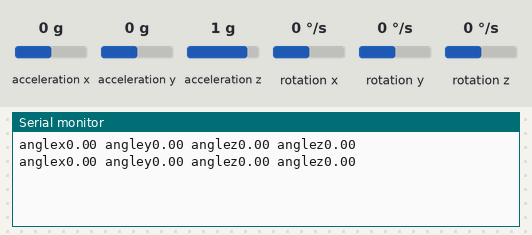
The sketch below on a simulated Arduino Uno, built with avr-gcc and run on an emulated ATmega328P. Shown: the last lines printed to the serial monitor. The test bench sets the inputs (shaded band); at power-on: acceleration x 0 g, acceleration y 0 g, acceleration z 1 g, rotation x 0 °/s, rotation y 0 °/s, rotation z 0 °/s.

Above: at 1.8 s.
1.9 s: acceleration x set to -1.4 g
At 2.9 s:
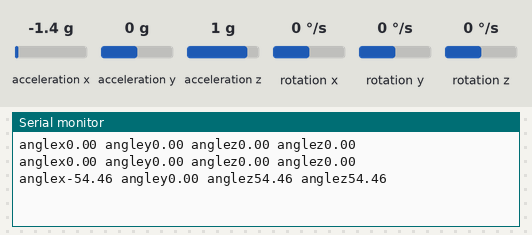
3.4 s: acceleration y set to -1.4 g
At 4.6 s:
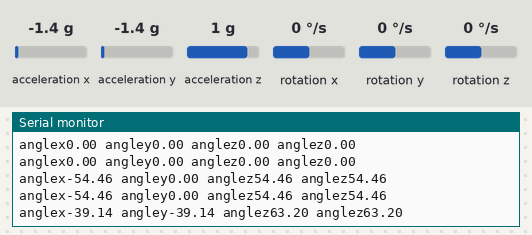
4.9 s: acceleration z set to -1.4 g
At 6.0 s:
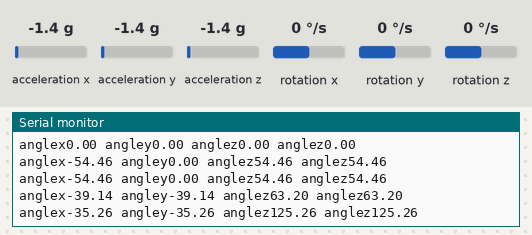
Timing chart, 0 to 7.9 s (numbered marks = the images above; inputs shaded):
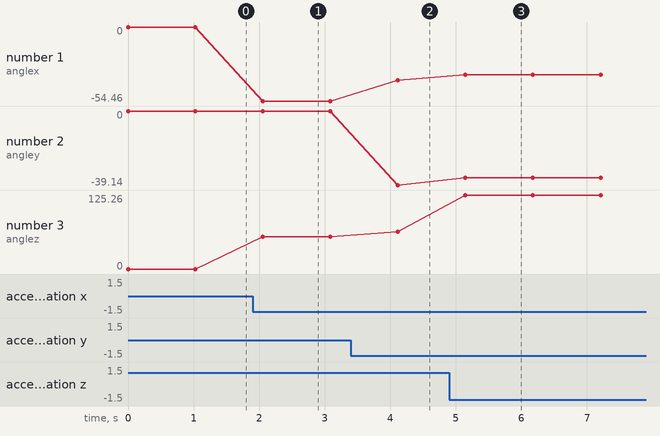

Measured:
- after the input at 1.9 s, the serial monitor: prints a new line after 0.16 s (image 1)
- after the input at 3.4 s, the serial monitor: prints a new line after 0.71 s (image 2)
- after the input at 4.9 s, the serial monitor: prints a new line after 0.24 s (image 3)
- plotted number 1: 0 → -54.46 after the input at 1.9 s, -54.46 → -39.14 after the input at 3.4 s, -39.14 → -35.26 after the input at 4.9 s
- plotted number 2: 0 → -39.14 after the input at 3.4 s, -39.14 → -35.26 after the input at 4.9 s
- plotted number 3: 0 → 54.46 after the input at 1.9 s, 54.46 → 63.2 after the input at 3.4 s, 63.2 → 125.26 after the input at 4.9 s

The sketch:

Tilt_Sensor.ino
```cpp
/*
The sensor outputs provided by the library are the raw
16-bit values obtained by concatenating the 8-bit high and
low accelerometer and gyro data registers. They can be
converted to units of g and dps (degrees per second) using
the conversion factors specified in the datasheet for your
particular device and full scale setting (gain).

Example: An LSM6DS33 gives an accelerometer Z axis reading
of 16276 with its default full scale setting of +/- 2 g. The
LA_So specification in the LSM6DS33 datasheet (page 15)
states a conversion factor of 0.061 mg/LSB (least
significant bit) at this FS setting, so the raw reading of
16276 corresponds to 16276 * 0.061 = 992.8 mg = 0.9928 g.
*/
#include <SoftwareSerial.h>
#include <Wire.h>
#include <LSM6.h>
SoftwareSerial xbee(2, 3);
LSM6 imu;

char report[80];

void setup()
{
  Serial.begin(9600);
  xbee.begin(9600);
  Wire.begin();

  if (!imu.init())
  {
    Serial.println("Failed to detect and initialize IMU!");
    while (1);
  }
  imu.enableDefault();
}

void loop()
{
  imu.read();

  snprintf(report, sizeof(report), "A: %6d %6d %6d    G: %6d %6d %6d",
    imu.a.x, imu.a.y, imu.a.z,
    imu.g.x, imu.g.y, imu.g.z);
//  Serial.println(report);
  int xAccl=imu.a.x;
  int yAccl=imu.a.y;
  int zAccl=imu.a.z;
  float angleX = atan2(xAccl,(sqrt(pow(yAccl,2)+pow(zAccl,2))))*(180/PI);
 float angleY = atan2(yAccl,(sqrt(pow(xAccl,2)+pow(zAccl,2))))*(180/PI);
 float angleZ = atan2((sqrt(pow(xAccl,2)+pow(yAccl,2))),zAccl)*(180/PI);
 Serial.print("anglex");
 Serial.print(angleX);
 Serial.print(" angley");
 Serial.print(angleY);
 Serial.print(" anglez");
 Serial.print(angleZ);

 xbee.print("anglex");
xbee.print(angleX);
xbee.print(" angley");
xbee.print(angleY);
 Serial.print(" anglez");
 Serial.print(angleZ); Serial.println();
  delay(1000);
}
```
